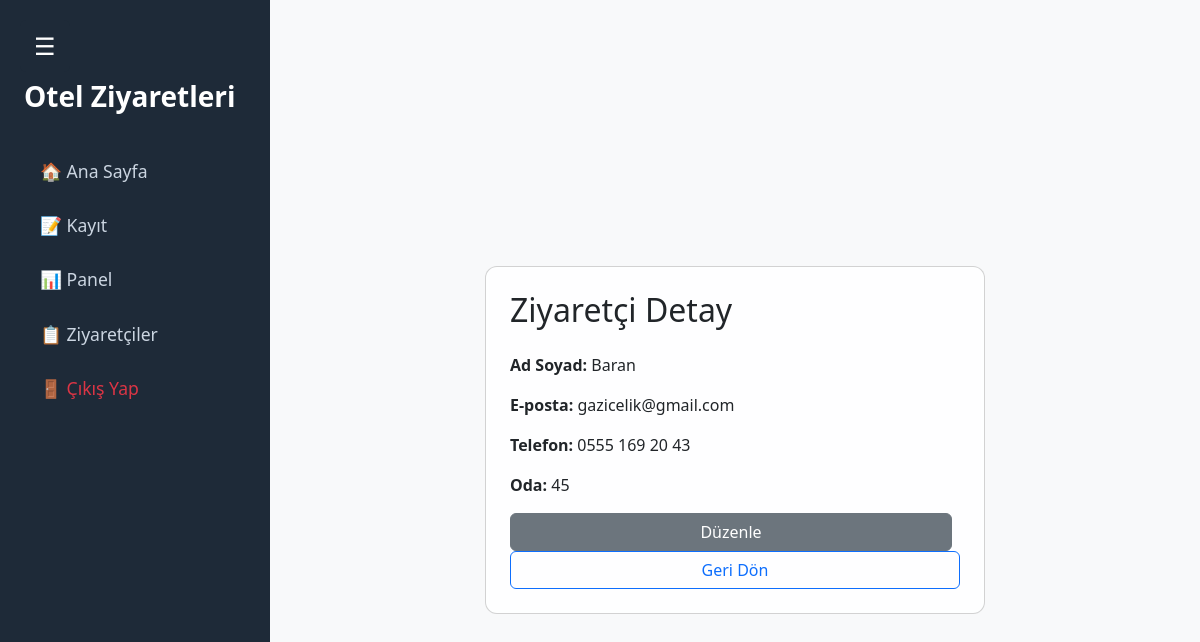
/visitor/3 (signed in), run on the app's committed database.
### models.py (models this page shows)
class Visitor(db.Model):
    __tablename__ = 'visitors'
    __table_args__ = {'extend_existing': True}
    id = db.Column(db.Integer, primary_key=True)
    name = db.Column(db.String(150), nullable=False)
    surname = db.Column(db.String(150), nullable=False)
    email = db.Column(db.String(150), nullable=False)
    phone = db.Column(db.String(20), nullable=False)
    room = db.Column(db.String(50), nullable=False)
    visit_date = db.Column(db.DateTime, default=datetime.utcnow)

### app.py (the view)
@app.route('/visitor/<int:visitor_id>')
@login_required
def visitor_detail(visitor_id):
    visitor = Visitor.query.get_or_404(visitor_id)
    return render_template('visitor_detail.html', visitor=visitor, background_class='visitor-detail-background')

### app.py (called while the page is built)
def login_required(f):
    @wraps(f)
    def decorated_function(*args, **kwargs):
        if 'user_id' not in session:
            flash('Öncelikle giriş yapmalısınız.')
            return redirect(url_for('login'))
        return f(*args, **kwargs)
    return decorated_function

@app.before_request
def create_tables():
    db.create_all()

### templates/visitor_detail.html
{% extends "base.html" %}
{% block page_class %}visitordetail-background{% endblock %}
{% block content %}
<div class="d-flex justify-content-center align-items-center vh-100">
    <div class="card p-4" style="max-width: 500px; width: 100%; backdrop-filter: blur(2px); background-color: rgba(255, 255, 255, 0.85); border-radius: 12px;">
        <h2 class="mb-4">Ziyaretçi Detay</h2>
        <p><strong>Ad Soyad:</strong> {{ visitor.name }}</p>
        <p><strong>E-posta:</strong> {{ visitor.email }}</p>
        <p><strong>Telefon:</strong> {{ visitor.phone }}</p>
        <p><strong>Oda:</strong> {{ visitor.room }}</p>
        <a href="/edit/{{ visitor.id }}" class="btn btn-secondary me-2">Düzenle</a>
        <a href="/dashboard" class="btn btn-outline-primary">Geri Dön</a>
    </div>
</div>
{% endblock %}

### static/css/style.css (style rules this page uses)
html, body { margin: 0; padding: 0; height: 100%; font-family: 'Segoe UI', Tahoma, Geneva, Verdana, sans-serif; background-color: #f8f9fa; color: #212529; }

### static/css/backgrounds.css (style rules this page uses)
.visitordetail-background { background-image: url('/static/img/Detay.jpg'); background-size: cover; background-position: center; background-repeat: no-repeat; background-attachment: fixed; min-height: 100vh; width: 100%; }

### data on the page
Visitor: name "Baran", email "gazicelik@gmail.com", phone "0555 169 20 43", room "45"
